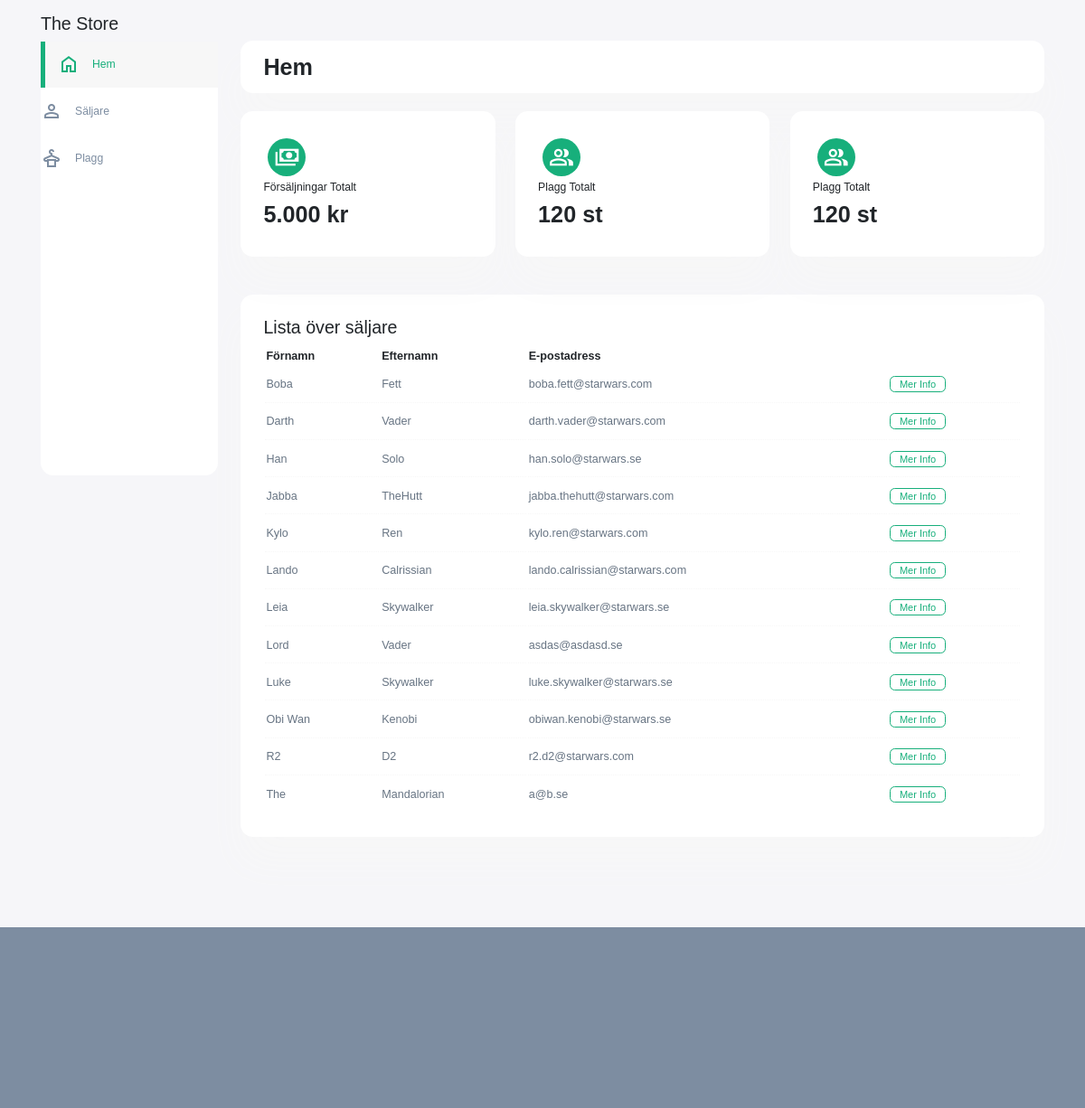
The page / on the database its author committed.
### tables this page shows
CREATE TABLE `sellers` (
  `id` int(11) NOT NULL,
  `sellers_firstname` varchar(32) NOT NULL,
  `sellers_lastname` varchar(32) NOT NULL,
  `sellers_email_adress` varchar(75) NOT NULL,
  `sellers_image_id` int(11) DEFAULT '1',
  `sellers_created_date` datetime NOT NULL DEFAULT CURRENT_TIMESTAMP,
  `sellers_updated_date` datetime NOT NULL DEFAULT CURRENT_TIMESTAMP
);

### index.php (called while the page is built)
<?php
include 'partials/header.php';
include 'partials/menu.php';
include 'partials/main.php';
include 'partials/footer.php';

### classes/seller/seller-collection.php (called while the page is built, shortened)
<?php
require_once 'seller.php';
class SellerCollection {
    private $collection = [];
    public function addSeller(Seller $s): void {
        array_push($this->collection, $s);
    }
    public function getAllSellers(): array {
        return $this->collection;
    }
}

### classes/seller/seller.php (called while the page is built, shortened)
<?php
class Seller{
    private int $id;
    private $firstname;
    private $lastname;
    private $email;
    public function __construct(int $id, string $firstname, string $lastname, string $email) {
        $this->id = $id;
        $this->firstname = $firstname;
        $this->lastname = $lastname;
        $this->email = $email;
    }
    public function getId(): int {
        return $this->id;
    }
    public function getFirstname(): string {
        return $this->firstname;
    }
    public function getLastname(): string {
        return $this->lastname;
    }
    public function getEmail(): string {
        return $this->email;
    }
}

### classes/db.php (called while the page is built, shortened)
<?php
class DB {
    public function __construct(PDO $pdo) {
        $this->pdo = $pdo;
    }
}

### classes/seller/seller-model.php (called while the page is built, shortened)
<?php
require_once(__DIR__.'/../db.php');
require_once 'seller.php';
require_once 'seller-collection.php';
class SellerModel extends DB {
    public function getAllTheSellers() {
        $sql =
        "SELECT sellers.id, sellers.sellers_firstname, sellers.sellers_lastname, sellers.sellers_email_adress FROM sellers
        ORDER BY sellers.sellers_firstname ASC";
        $statement = $this->pdo->prepare($sql);
        $statement->execute();
        $allSellers = $statement->fetchAll(PDO::FETCH_ASSOC);
        $SellerCollection = new SellerCollection();
        foreach($allSellers as $seller) {
            $newSeller = new Seller($seller['id'], $seller['sellers_firstname'], $seller['sellers_lastname'], $seller['sellers_email_adress']);
            $SellerCollection->addSeller($newSeller);
        }
        return $SellerCollection;
    }
}

### classes/seller/seller-view.php (the view, shortened to what this page needs)
<?php
require_once 'seller.php';
require_once 'seller-model.php';
class SellerView {
    public function renderSellerForTable(SellerCollection $sc): void {
        echo "
        <table>
        <thead>
            <tr>
                <th>Förnamn</th>
                <th>Efternamn</th>
                <th>E-postadress</th>
            </tr>
        </thead>
        <tbody>";
        foreach($sc->getAllSellers() as $seller) {
            echo "
            <tr>
                <td>{$seller->getFirstname()}</td>
                <td>{$seller->getLastName()}</td>
                <td>{$seller->getEmail()}</td>
               <td><a href='?id={$seller->getId()}' class='more-info-btn' id='more-info-btn'>Mer Info</a></td>
            </tr>
            ";
        }
        echo "</tbody></table>";
    }
}

### partials/header.php (shortened to what this page needs)
<!DOCTYPE html>
<html lang="en">
<head>
    <link rel="stylesheet" href="https://cdn.jsdelivr.net/npm/bootstrap@4.1.3/dist/css/bootstrap.min.css">
    <link rel="stylesheet" href="https://cdn.jsdelivr.net/npm/bootstrap-select@1.13.14/dist/css/bootstrap-select.min.css">
    <link rel="stylesheet" href="style/variables.css" />
    <link rel="stylesheet" href="style/style.css" />
    <link rel="stylesheet" href="style/seller.css" />
    <link rel="stylesheet" href="style/forms.css" />
    <link rel="stylesheet" href="style/footer.css" />
</head>
<body>
    <div class="container">

### partials/menu.php (shortened to what this page needs)
<?php
    $page = substr( $_SERVER['SCRIPT_NAME'], strrpos($_SERVER['SCRIPT_NAME'], "/")+1);
?>
<aside>
    <div class="top">
        <h2>The Store</h2>
    </div>
    <div class="sidebar">
        <a href="index.php" class="<?php echo $page == "index.php"? 'active' : '' ?>">
            <span class="material-symbols-sharp menu-icon">home</span>
            <h3>Hem</h3>
        </a>
        <a href="sellers.php" class="<?php echo $page == "sellers.php"? 'active' : '' ?>">
            <span class="material-symbols-sharp menu-icon">
            </span>
            <h3>Säljare</h3>
        </a>
        <a href="products.php" class="<?php echo $page == "products.php"? 'active' : '' ?>">
        <span class="material-symbols-sharp menu-icon">
        </span>
            <h3>Plagg</h3>
        </a>
    </div>
</aside>

### partials/main.php (shortened to what this page needs)
<?php
require_once 'classes/seller/seller-view.php';
require_once 'classes/db.php';
require_once 'classes/seller/seller-model.php';
$pdo = require 'partials/connect.php';
$sellerModel = new SellerModel($pdo);
$sellerView = new SellerView();
$sellers = $sellerModel->getAllTheSellers();
?>
<main>
    <section class="section-top">
        <div class="white-card">
            <h1>Hem</h1>
        </div>
    </section>
    <section class="section-third">
        <div class="sales white-card">
            <span class="material-symbols-sharp icon-span">payments</span>
            <h3>Försäljningar Totalt</h3>
            <h1>5.000 kr</h1>
        </div>
        <div class="garments white-card">
        <span class="material-symbols-sharp icon-span">group</span>
            <h3>Plagg Totalt</h3>
            <h1>120 st</h1>
        </div>
        <div class="garments white-card">
        <span class="material-symbols-sharp icon-span">group</span>
            <h3>Plagg Totalt</h3>
            <h1>120 st</h1>
        </div>
    </section>
    <section class="section-full">
        <h2>Lista över säljare</h2>
        <?php $sellerView->renderSellerForTable($sellers); ?>
    </section>
</main>

### partials/footer.php (shortened to what this page needs)
</div>
<footer>
</footer>
</body>
</html>

### style/variables.css (style rules this page uses)
:root { --color-primary: #17AF7B; --color-secondary: #FF665C; --color-danger: #ff7782; --color-success: #41f1b6; --color-warning: #ffbb55; --color-white: #fff; --color-info-dark: #7d8da1; --color-info-light: #dce1eb; --color-input-dark: rgba(232, 232, 232, .7); --color-dark: #363949; --color-light: #F7F7F7; --color-primary-variant: #111e88; --color-tertiary-1: #7ADBFA; --color-tertiary-2: #FFB2E0; --color-dark-variant: #677483; --color-background: #f6f6f9; --card-border-radius: 1rem; --border-radius-1: 0.4rem; --border-radius-2: 0.8rem; --border-radius-3: 1.2rem; --top-card-padding: 1rem 1.8rem; --card-padding: 1.8rem; --padding-1: 1.2rem; --box-shadow: 0 2rem 3rem var(--color-light); --box-shadow-hover: 0 1rem 2rem var(--color-light); }
a { color: var(--color-dark); }
h1 { font-weight: 800; font-size: 1.8rem; }
h2 { font-size: 1.4rem; }
h3 { font-size: 0.87rem; }

### style/style.css (style rules this page uses)
* { text-decoration-line: none; }
html, body { margin: 0; padding: 0; font-size: 14px; }
body { width: 100vw; height: 100vh; font-family: Poppins, sans-serif; font-size: 0.9rem; background-color: var(--color-background); user-select: none; overflow-x: hidden; }
.container { max-width: 1300px; width: 95%; margin: 0 auto; display: grid; gap: 1.8rem; grid-template-columns: 14rem auto; }
aside { height: 100vh; }
aside .top { margin-top: 15px; display: flex; align-items: center; justify-content: space-between; }
aside .sidebar { background-color: var(--color-white); border-radius: var(--card-border-radius); display: flex; flex-direction: column; height: 60vh; }
aside .sidebar a { display: flex; color: var(--color-info-dark); margin-left: 2rem; gap: 1rem; align-items: center; position: relative; height: 3.7rem; }
aside .sidebar a.active { background-color: var(--color-light); color: var(--color-primary); margin-left: 0; }
aside .sidebar a.active:before { content: ""; width: 5px; height: 100%; background-color: var(--color-primary); }
aside .sidebar a { margin-left: 0; text-decoration: none; transition: all 300ms ease; }
aside .sidebar a .menu-icon { transition: all 300ms ease; }
aside .sidebar a h3 { margin-bottom: 0; }
main { margin-top : 1.4rem; }
.section-top { margin-top: 25px; margin-bottom: 20px; background-color: var(--color-white); padding: var(--top-card-padding); border-radius: var(--card-border-radius); box-shadow: var(--box-shadow); transform: scale(1); transition: all 300ms ease; }
.section-top h1 { margin-bottom: 0; }
.icon-span { margin: 5px; padding: 0.5rem; background-color: var(--color-primary); color: var(--color-white); border-radius: 50%; font-size: 2rem; }
.section-third { margin-top: 20px; display: grid; grid-template-columns: repeat(3, 1fr); gap: 1.6rem; }
.section-third > .white-card { background-color: var(--color-white); padding: var(--card-padding); border-radius: var(--card-border-radius); box-shadow: var(--box-shadow); transform: scale(1); transition: all 300ms ease; }
.section-third > .white-card .icon-span { padding: 0.5rem; background-color: var(--color-primary); color: var(--color-white); border-radius: 50%; font-size: 2rem; }
main .section-full { margin-top: 3rem; padding: var(--card-padding); background-color: var(--color-white); border-radius: var(--card-border-radius); border-radius: var(--card-border-radius); box-shadow: var(--box-shadow); }
main .section-full table { width: 100%; text-align: left; border-collapse: inherit; }
main table tbody td { height: 2.8rem; border-bottom: 1px dotted var(--color-light); color: var(--color-dark-variant); }
main table tbody tr:last-child td { border: none; }
tr { width: 100%; }
.more-info-btn { background-color: var(--color-white); color: var(--color-primary); padding: 2px 10px; font-size: 11px; border-radius: var(--border-radius-1); border: 1px solid var(--color-primary); transform: scale(1); transition: 300ms ease; }

### style/footer.css (style rules this page uses)
footer { margin-top: 100px; height: 200px; width: 100%; background-color: var(--color-info-dark); }

### rows shown on the page
sellers: sellers_firstname "Boba", sellers_lastname "Fett", sellers_email_adress "boba.fett@starwars.com"
sellers: sellers_firstname "Darth", sellers_lastname "Vader", sellers_email_adress "darth.vader@starwars.com"
sellers: sellers_firstname "Han", sellers_lastname "Solo", sellers_email_adress "han.solo@starwars.se"
sellers: sellers_firstname "Jabba", sellers_lastname "TheHutt", sellers_email_adress "jabba.thehutt@starwars.com"
sellers: sellers_firstname "Kylo", sellers_lastname "Ren", sellers_email_adress "kylo.ren@starwars.com"
sellers: sellers_firstname "Lando", sellers_lastname "Calrissian", sellers_email_adress "lando.calrissian@starwars.com"
sellers: sellers_firstname "Leia", sellers_lastname "Skywalker", sellers_email_adress "leia.skywalker@starwars.se"
sellers: sellers_firstname "Lord", sellers_lastname "Vader", sellers_email_adress "asdas@asdasd.se"
sellers: sellers_firstname "Luke", sellers_lastname "Skywalker", sellers_email_adress "luke.skywalker@starwars.se"
sellers: sellers_firstname "Obi Wan", sellers_lastname "Kenobi", sellers_email_adress "obiwan.kenobi@starwars.se"
sellers: sellers_firstname "R2", sellers_lastname "D2", sellers_email_adress "r2.d2@starwars.com"
sellers: sellers_firstname "The", sellers_lastname "Mandalorian", sellers_email_adress "a@b.se"
